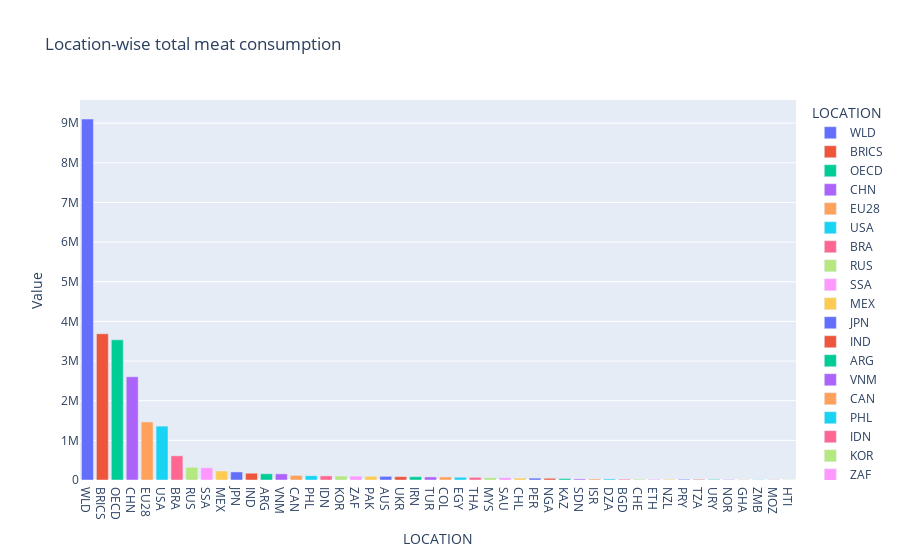

The cell this chart's notebook holds for it:
### Code cell
# Let us explore the consumption value across various locations
# Group the dataset by different locations and add  the value of meat consumption
# reset index is used to set an index column and the values are sorted in descending order using sort_values
val_count = df.groupby('LOCATION')[['Value']].sum().reset_index().sort_values('Value',ascending = False)
px.bar(val_count,val_count['LOCATION'],val_count['Value'],color = 'LOCATION',title = 'Location-wise total meat consumption')

### Figure 1 — Plotly figure (JSON) as saved in the notebook; plotly's stock layout.template omitted (floating-point values rounded to 4 significant figures)
{"data": [{"alignmentgroup": "True", "hovertemplate": "LOCATION=%{x}<br>Value=%{y}<extra></extra>", "legendgroup": "WLD", "marker": {"color": "#636efa"}, "name": "WLD", "offsetgroup": "WLD", "orientation": "v", "showlegend": true, "textposition": "auto", "type": "bar", "x": ["WLD"], "xaxis": "x", "y": [9105000.0], "yaxis": "y"}, {"alignmentgroup": "True", "hovertemplate": "LOCATION=%{x}<br>Value=%{y}<extra></extra>", "legendgroup": "BRICS", "marker": {"color": "#EF553B"}, "name": "BRICS", "offsetgroup": "BRICS", "orientation": "v", "showlegend": true, "textposition": "auto", "type": "bar", "x": ["BRICS"], "xaxis": "x", "y": [3688000.0], "yaxis": "y"}, {"alignmentgroup": "True", "hovertemplate": "LOCATION=%{x}<br>Value=%{y}<extra></extra>", "legendgroup": "OECD", "marker": {"color": "#00cc96"}, "name": "OECD", "offsetgroup": "OECD", "orientation": "v", "showlegend": true, "textposition": "auto", "type": "bar", "x": ["OECD"], "xaxis": "x", "y": [3536000.0], "yaxis": "y"}, {"alignmentgroup": "True", "hovertemplate": "LOCATION=%{x}<br>Value=%{y}<extra></extra>", "legendgroup": "CHN", "marker": {"color": "#ab63fa"}, "name": "CHN", "offsetgroup": "CHN", "orientation": "v", "showlegend": true, "textposition": "auto", "type": "bar", "x": ["CHN"], "xaxis": "x", "y": [2604000.0], "yaxis": "y"}, {"alignmentgroup": "True", "hovertemplate": "LOCATION=%{x}<br>Value=%{y}<extra></extra>", "legendgroup": "EU28", "marker": {"color": "#FFA15A"}, "name": "EU28", "offsetgroup": "EU28", "orientation": "v", "showlegend": true, "textposition": "auto", "type": "bar", "x": ["EU28"], "xaxis": "x", "y": [1464000.0], "yaxis": "y"}, {"alignmentgroup": "True", "hovertemplate": "LOCATION=%{x}<br>Value=%{y}<extra></extra>", "legendgroup": "USA", "marker": {"color": "#19d3f3"}, "name": "USA", "offsetgroup": "USA", "orientation": "v", "showlegend": true, "textposition": "auto", "type": "bar", "x": ["USA"], "xaxis": "x", "y": [1359000.0], "yaxis": "y"}, {"alignmentgroup": "True", "hovertemplate": "LOCATION=%{x}<br>Value=%{y}<extra></extra>", "legendgroup": "BRA", "marker": {"color": "#FF6692"}, "name": "BRA", "offsetgroup": "BRA", "orientation": "v", "showlegend": true, "textposition": "auto", "type": "bar", "x": ["BRA"], "xaxis": "x", "y": [610100.0], "yaxis": "y"}, {"alignmentgroup": "True", "hovertemplate": "LOCATION=%{x}<br>Value=%{y}<extra></extra>", "legendgroup": "RUS", "marker": {"color": "#B6E880"}, "name": "RUS", "offsetgroup": "RUS", "orientation": "v", "showlegend": true, "textposition": "auto", "type": "bar", "x": ["RUS"], "xaxis": "x", "y": [320500.0], "yaxis": "y"}, {"alignmentgroup": "True", "hovertemplate": "LOCATION=%{x}<br>Value=%{y}<extra></extra>", "legendgroup": "SSA", "marker": {"color": "#FF97FF"}, "name": "SSA", "offsetgroup": "SSA", "orientation": "v", "showlegend": true, "textposition": "auto", "type": "bar", "x": ["SSA"], "xaxis": "x", "y": [307900.0], "yaxis": "y"}, {"alignmentgroup": "True", "hovertemplate": "LOCATION=%{x}<br>Value=%{y}<extra></extra>", "legendgroup": "MEX", "marker": {"color": "#FECB52"}, "name": "MEX", "offsetgroup": "MEX", "orientation": "v", "showlegend": true, "textposition": "auto", "type": "bar", "x": ["MEX"], "xaxis": "x", "y": [226200.0], "yaxis": "y"}, {"alignmentgroup": "True", "hovertemplate": "LOCATION=%{x}<br>Value=%{y}<extra></extra>", "legendgroup": "JPN", "marker": {"color": "#636efa"}, "name": "JPN", "offsetgroup": "JPN", "orientation": "v", "showlegend": true, "textposition": "auto", "type": "bar", "x": ["JPN"], "xaxis": "x", "y": [203800.0], "yaxis": "y"}, {"alignmentgroup": "True", "hovertemplate": "LOCATION=%{x}<br>Value=%{y}<extra></extra>", "legendgroup": "IND", "marker": {"color": "#EF553B"}, "name": "IND", "offsetgroup": "IND", "orientation": "v", "showlegend": true, "textposition": "auto", "type": "bar", "x": ["IND"], "xaxis": "x", "y": [171200.0], "yaxis": "y"}, {"alignmentgroup": "True", "hovertemplate": "LOCATION=%{x}<br>Value=%{y}<extra></extra>", "legendgroup": "ARG", "marker": {"color": "#00cc96"}, "name": "ARG", "offsetgroup": "ARG", "orientation": "v", "showlegend": true, "textposition": "auto", "type": "bar", "x": ["ARG"], "xaxis": "x", "y": [157900.0], "yaxis": "y"}, {"alignmentgroup": "True", "hovertemplate": "LOCATION=%{x}<br>Value=%{y}<extra></extra>", "legendgroup": "VNM", "marker": {"color": "#ab63fa"}, "name": "VNM", "offsetgroup": "VNM", "orientation": "v", "showlegend": true, "textposition": "auto", "type": "bar", "x": ["VNM"], "xaxis": "x", "y": [155000.0], "yaxis": "y"}, {"alignmentgroup": "True", "hovertemplate": "LOCATION=%{x}<br>Value=%{y}<extra></extra>", "legendgroup": "CAN", "marker": {"color": "#FFA15A"}, "name": "CAN", "offsetgroup": "CAN", "orientation": "v", "showlegend": true, "textposition": "auto", "type": "bar", "x": ["CAN"], "xaxis": "x", "y": [115300.0], "yaxis": "y"}, {"alignmentgroup": "True", "hovertemplate": "LOCATION=%{x}<br>Value=%{y}<extra></extra>", "legendgroup": "PHL", "marker": {"color": "#19d3f3"}, "name": "PHL", "offsetgroup": "PHL", "orientation": "v", "showlegend": true, "textposition": "auto", "type": "bar", "x": ["PHL"], "xaxis": "x", "y": [108000.0], "yaxis": "y"}, {"alignmentgroup": "True", "hovertemplate": "LOCATION=%{x}<br>Value=%{y}<extra></extra>", "legendgroup": "IDN", "marker": {"color": "#FF6692"}, "name": "IDN", "offsetgroup": "IDN", "orientation": "v", "showlegend": true, "textposition": "auto", "type": "bar", "x": ["IDN"], "xaxis": "x", "y": [103900.0], "yaxis": "y"}, {"alignmentgroup": "True", "hovertemplate": "LOCATION=%{x}<br>Value=%{y}<extra></extra>", "legendgroup": "KOR", "marker": {"color": "#B6E880"}, "name": "KOR", "offsetgroup": "KOR", "orientation": "v", "showlegend": true, "textposition": "auto", "type": "bar", "x": ["KOR"], "xaxis": "x", "y": [99890.0], "yaxis": "y"}, {"alignmentgroup": "True", "hovertemplate": "LOCATION=%{x}<br>Value=%{y}<extra></extra>", "legendgroup": "ZAF", "marker": {"color": "#FF97FF"}, "name": "ZAF", "offsetgroup": "ZAF", "orientation": "v", "showlegend": true, "textposition": "auto", "type": "bar", "x": ["ZAF"], "xaxis": "x", "y": [97140.0], "yaxis": "y"}, {"alignmentgroup": "True", "hovertemplate": "LOCATION=%{x}<br>Value=%{y}<extra></extra>", "legendgroup": "PAK", "marker": {"color": "#FECB52"}, "name": "PAK", "offsetgroup": "PAK", "orientation": "v", "showlegend": true, "textposition": "auto", "type": "bar", "x": ["PAK"], "xaxis": "x", "y": [92460.0], "yaxis": "y"}, {"alignmentgroup": "True", "hovertemplate": "LOCATION=%{x}<br>Value=%{y}<extra></extra>", "legendgroup": "AUS", "marker": {"color": "#636efa"}, "name": "AUS", "offsetgroup": "AUS", "orientation": "v", "showlegend": true, "textposition": "auto", "type": "bar", "x": ["AUS"], "xaxis": "x", "y": [92450.0], "yaxis": "y"}, {"alignmentgroup": "True", "hovertemplate": "LOCATION=%{x}<br>Value=%{y}<extra></extra>", "legendgroup": "UKR", "marker": {"color": "#EF553B"}, "name": "UKR", "offsetgroup": "UKR", "orientation": "v", "showlegend": true, "textposition": "auto", "type": "bar", "x": ["UKR"], "xaxis": "x", "y": [85250.0], "yaxis": "y"}, {"alignmentgroup": "True", "hovertemplate": "LOCATION=%{x}<br>Value=%{y}<extra></extra>", "legendgroup": "IRN", "marker": {"color": "#00cc96"}, "name": "IRN", "offsetgroup": "IRN", "orientation": "v", "showlegend": true, "textposition": "auto", "type": "bar", "x": ["IRN"], "xaxis": "x", "y": [83120.0], "yaxis": "y"}, {"alignmentgroup": "True", "hovertemplate": "LOCATION=%{x}<br>Value=%{y}<extra></extra>", "legendgroup": "TUR", "marker": {"color": "#ab63fa"}, "name": "TUR", "offsetgroup": "TUR", "orientation": "v", "showlegend": true, "textposition": "auto", "type": "bar", "x": ["TUR"], "xaxis": "x", "y": [77690.0], "yaxis": "y"}, {"alignmentgroup": "True", "hovertemplate": "LOCATION=%{x}<br>Value=%{y}<extra></extra>", "legendgroup": "COL", "marker": {"color": "#FFA15A"}, "name": "COL", "offsetgroup": "COL", "orientation": "v", "showlegend": true, "textposition": "auto", "type": "bar", "x": ["COL"], "xaxis": "x", "y": [76010.0], "yaxis": "y"}, {"alignmentgroup": "True", "hovertemplate": "LOCATION=%{x}<br>Value=%{y}<extra></extra>", "legendgroup": "EGY", "marker": {"color": "#19d3f3"}, "name": "EGY", "offsetgroup": "EGY", "orientation": "v", "showlegend": true, "textposition": "auto", "type": "bar", "x": ["EGY"], "xaxis": "x", "y": [69140.0], "yaxis": "y"}, {"alignmentgroup": "True", "hovertemplate": "LOCATION=%{x}<br>Value=%{y}<extra></extra>", "legendgroup": "THA", "marker": {"color": "#FF6692"}, "name": "THA", "offsetgroup": "THA", "orientation": "v", "showlegend": true, "textposition": "auto", "type": "bar", "x": ["THA"], "xaxis": "x", "y": [66710.0], "yaxis": "y"}, {"alignmentgroup": "True", "hovertemplate": "LOCATION=%{x}<br>Value=%{y}<extra></extra>", "legendgroup": "MYS", "marker": {"color": "#B6E880"}, "name": "MYS", "offsetgroup": "MYS", "orientation": "v", "showlegend": true, "textposition": "auto", "type": "bar", "x": ["MYS"], "xaxis": "x", "y": [59610.0], "yaxis": "y"}, {"alignmentgroup": "True", "hovertemplate": "LOCATION=%{x}<br>Value=%{y}<extra></extra>", "legendgroup": "SAU", "marker": {"color": "#FF97FF"}, "name": "SAU", "offsetgroup": "SAU", "orientation": "v", "showlegend": true, "textposition": "auto", "type": "bar", "x": ["SAU"], "xaxis": "x", "y": [56240.0], "yaxis": "y"}, {"alignmentgroup": "True", "hovertemplate": "LOCATION=%{x}<br>Value=%{y}<extra></extra>", "legendgroup": "CHL", "marker": {"color": "#FECB52"}, "name": "CHL", "offsetgroup": "CHL", "orientation": "v", "showlegend": true, "textposition": "auto", "type": "bar", "x": ["CHL"], "xaxis": "x", "y": [48570.0], "yaxis": "y"}, {"alignmentgroup": "True", "hovertemplate": "LOCATION=%{x}<br>Value=%{y}<extra></extra>", "legendgroup": "PER", "marker": {"color": "#636efa"}, "name": "PER", "offsetgroup": "PER", "orientation": "v", "showlegend": true, "textposition": "auto", "type": "bar", "x": ["PER"], "xaxis": "x", "y": [47570.0], "yaxis": "y"}, {"alignmentgroup": "True", "hovertemplate": "LOCATION=%{x}<br>Value=%{y}<extra></extra>", "legendgroup": "NGA", "marker": {"color": "#EF553B"}, "name": "NGA", "offsetgroup": "NGA", "orientation": "v", "showlegend": true, "textposition": "auto", "type": "bar", "x": ["NGA"], "xaxis": "x", "y": [43450.0], "yaxis": "y"}, {"alignmentgroup": "True", "hovertemplate": "LOCATION=%{x}<br>Value=%{y}<extra></extra>", "legendgroup": "KAZ", "marker": {"color": "#00cc96"}, "name": "KAZ", "offsetgroup": "KAZ", "orientation": "v", "showlegend": true, "textposition": "auto", "type": "bar", "x": ["KAZ"], "xaxis": "x", "y": [37150.0], "yaxis": "y"}, {"alignmentgroup": "True", "hovertemplate": "LOCATION=%{x}<br>Value=%{y}<extra></extra>", "legendgroup": "SDN", "marker": {"color": "#ab63fa"}, "name": "SDN", "offsetgroup": "SDN", "orientation": "v", "showlegend": true, "textposition": "auto", "type": "bar", "x": ["SDN"], "xaxis": "x", "y": [27320.0], "yaxis": "y"}, {"alignmentgroup": "True", "hovertemplate": "LOCATION=%{x}<br>Value=%{y}<extra></extra>", "legendgroup": "ISR", "marker": {"color": "#FFA15A"}, "name": "ISR", "offsetgroup": "ISR", "orientation": "v", "showlegend": true, "textposition": "auto", "type": "bar", "x": ["ISR"], "xaxis": "x", "y": [27220.0], "yaxis": "y"}, {"alignmentgroup": "True", "hovertemplate": "LOCATION=%{x}<br>Value=%{y}<extra></extra>", "legendgroup": "DZA", "marker": {"color": "#19d3f3"}, "name": "DZA", "offsetgroup": "DZA", "orientation": "v", "showlegend": true, "textposition": "auto", "type": "bar", "x": ["DZA"], "xaxis": "x", "y": [26960.0], "yaxis": "y"}, {"alignmentgroup": "True", "hovertemplate": "LOCATION=%{x}<br>Value=%{y}<extra></extra>", "legendgroup": "BGD", "marker": {"color": "#FF6692"}, "name": "BGD", "offsetgroup": "BGD", "orientation": "v", "showlegend": true, "textposition": "auto", "type": "bar", "x": ["BGD"], "xaxis": "x", "y": [20330.0], "yaxis": "y"}, {"alignmentgroup": "True", "hovertemplate": "LOCATION=%{x}<br>Value=%{y}<extra></extra>", "legendgroup": "CHE", "marker": {"color": "#B6E880"}, "name": "CHE", "offsetgroup": "CHE", "orientation": "v", "showlegend": true, "textposition": "auto", "type": "bar", "x": ["CHE"], "xaxis": "x", "y": [20320.0], "yaxis": "y"}, {"alignmentgroup": "True", "hovertemplate": "LOCATION=%{x}<br>Value=%{y}<extra></extra>", "legendgroup": "ETH", "marker": {"color": "#FF97FF"}, "name": "ETH", "offsetgroup": "ETH", "orientation": "v", "showlegend": true, "textposition": "auto", "type": "bar", "x": ["ETH"], "xaxis": "x", "y": [19290.0], "yaxis": "y"}, {"alignmentgroup": "True", "hovertemplate": "LOCATION=%{x}<br>Value=%{y}<extra></extra>", "legendgroup": "NZL", "marker": {"color": "#FECB52"}, "name": "NZL", "offsetgroup": "NZL", "orientation": "v", "showlegend": true, "textposition": "auto", "type": "bar", "x": ["NZL"], "xaxis": "x", "y": [17860.0], "yaxis": "y"}, {"alignmentgroup": "True", "hovertemplate": "LOCATION=%{x}<br>Value=%{y}<extra></extra>", "legendgroup": "PRY", "marker": {"color": "#636efa"}, "name": "PRY", "offsetgroup": "PRY", "orientation": "v", "showlegend": true, "textposition": "auto", "type": "bar", "x": ["PRY"], "xaxis": "x", "y": [17260.0], "yaxis": "y"}, {"alignmentgroup": "True", "hovertemplate": "LOCATION=%{x}<br>Value=%{y}<extra></extra>", "legendgroup": "TZA", "marker": {"color": "#EF553B"}, "name": "TZA", "offsetgroup": "TZA", "orientation": "v", "showlegend": true, "textposition": "auto", "type": "bar", "x": ["TZA"], "xaxis": "x", "y": [16160.0], "yaxis": "y"}, {"alignmentgroup": "True", "hovertemplate": "LOCATION=%{x}<br>Value=%{y}<extra></extra>", "legendgroup": "URY", "marker": {"color": "#00cc96"}, "name": "URY", "offsetgroup": "URY", "orientation": "v", "showlegend": true, "textposition": "auto", "type": "bar", "x": ["URY"], "xaxis": "x", "y": [15310.0], "yaxis": "y"}, {"alignmentgroup": "True", "hovertemplate": "LOCATION=%{x}<br>Value=%{y}<extra></extra>", "legendgroup": "NOR", "marker": {"color": "#ab63fa"}, "name": "NOR", "offsetgroup": "NOR", "orientation": "v", "showlegend": true, "textposition": "auto", "type": "bar", "x": ["NOR"], "xaxis": "x", "y": [11590.0], "yaxis": "y"}, {"alignmentgroup": "True", "hovertemplate": "LOCATION=%{x}<br>Value=%{y}<extra></extra>", "legendgroup": "GHA", "marker": {"color": "#FFA15A"}, "name": "GHA", "offsetgroup": "GHA", "orientation": "v", "showlegend": true, "textposition": "auto", "type": "bar", "x": ["GHA"], "xaxis": "x", "y": [8352.0], "yaxis": "y"}, {"alignmentgroup": "True", "hovertemplate": "LOCATION=%{x}<br>Value=%{y}<extra></extra>", "legendgroup": "ZMB", "marker": {"color": "#19d3f3"}, "name": "ZMB", "offsetgroup": "ZMB", "orientation": "v", "showlegend": true, "textposition": "auto", "type": "bar", "x": ["ZMB"], "xaxis": "x", "y": [8013.0], "yaxis": "y"}, {"alignmentgroup": "True", "hovertemplate": "LOCATION=%{x}<br>Value=%{y}<extra></extra>", "legendgroup": "MOZ", "marker": {"color": "#FF6692"}, "name": "MOZ", "offsetgroup": "MOZ", "orientation": "v", "showlegend": true, "textposition": "auto", "type": "bar", "x": ["MOZ"], "xaxis": "x", "y": [7592.0], "yaxis": "y"}, {"alignmentgroup": "True", "hovertemplate": "LOCATION=%{x}<br>Value=%{y}<extra></extra>", "legendgroup": "HTI", "marker": {"color": "#B6E880"}, "name": "HTI", "offsetgroup": "HTI", "orientation": "v", "showlegend": true, "textposition": "auto", "type": "bar", "x": ["HTI"], "xaxis": "x", "y": [5705.0], "yaxis": "y"}], "layout": {"barmode": "relative", "legend": {"title": {"text": "LOCATION"}, "tracegroupgap": 0}, "title": {"text": "Location-wise total meat consumption"}, "xaxis": {"anchor": "y", "categoryarray": ["WLD", "BRICS", "OECD", "CHN", "EU28", "USA", "BRA", "RUS", "SSA", "MEX", "JPN", "IND", "ARG", "VNM", "CAN", "PHL", "IDN", "KOR", "ZAF", "PAK", "AUS", "UKR", "IRN", "TUR", "COL", "EGY", "THA", "MYS", "SAU", "CHL", "PER", "NGA", "KAZ", "SDN", "ISR", "DZA", "BGD", "CHE", "ETH", "NZL", "PRY", "TZA", "URY", "NOR", "GHA", "ZMB", "MOZ", "HTI"], "categoryorder": "array", "domain": [0, 1], "title": {"text": "LOCATION"}}, "yaxis": {"anchor": "x", "domain": [0, 1], "title": {"text": "Value"}}}}
